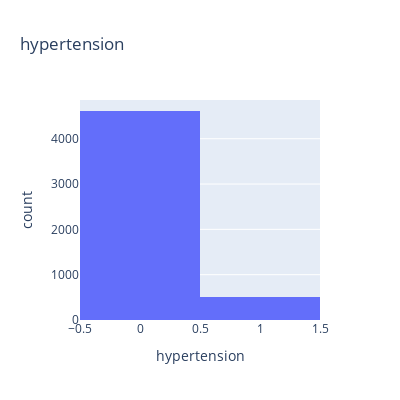

Notebook cell for this chart:
### Markdown cell above
#### Hypertension

### Code cell
print (f'{round(df["hypertension"].value_counts(normalize=True)*100,2)}')
fig = px.histogram(df, x="hypertension", title='hypertension', width=400, height=400)
fig.show()

### Figure 1 — Plotly figure (JSON) as saved in the notebook; plotly's stock layout.template omitted (floating-point values rounded to 4 significant figures; data arrays with more than 128 entries replaced by an {"elided": "..."} marker saying what was removed)
{"data": [{"alignmentgroup": "True", "bingroup": "x", "hovertemplate": "hypertension=%{x}<br>count=%{y}<extra></extra>", "legendgroup": "", "marker": {"color": "#636efa", "pattern": {"shape": ""}}, "name": "", "offsetgroup": "", "orientation": "v", "showlegend": false, "type": "histogram", "x": {"elided": "5110 int values"}, "xaxis": "x", "yaxis": "y"}], "layout": {"barmode": "relative", "height": 400, "legend": {"tracegroupgap": 0}, "title": {"text": "hypertension"}, "width": 400, "xaxis": {"anchor": "y", "domain": [0, 1], "title": {"text": "hypertension"}}, "yaxis": {"anchor": "x", "domain": [0, 1], "title": {"text": "count"}}}}
